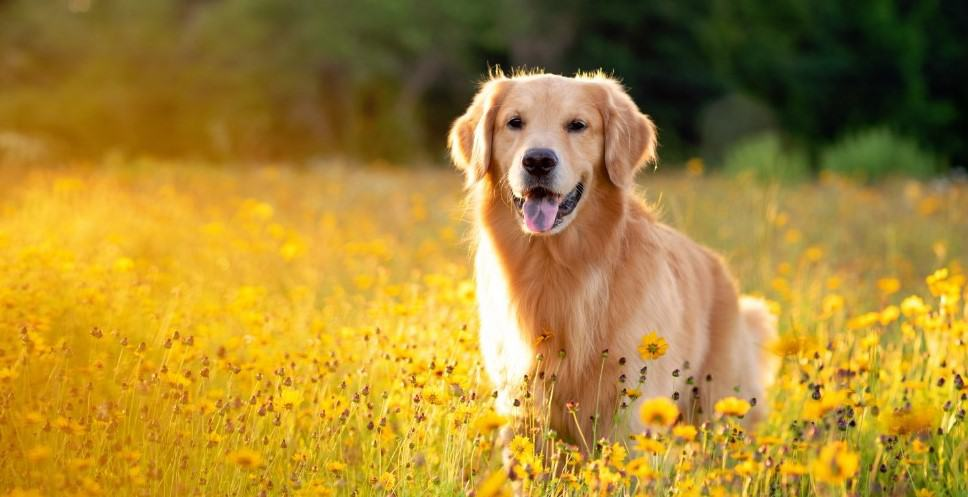
#> input picture golden.jpg, 968 x 497 px
$ jupyter execute --allow-errors Processing_image_data_for_Deep_Learning.ipynb   (shell and % lines are left out)
#> lines starting #> are read from the running program, lines starting #| are printed output that depends on the picture
# Image Processing using Deep Learning

**Topics:**

*   Reading an image file and converting it to a numpy array
*   Resizing an image
*   RGB to Grayscale conversion

import wget

[cell 1]
# getting an image using web get

url = 'https://highlandcanine.com/wp-content/uploads/2020/09/golden-retriever-in-field-of-flowers.jpg'
#> (the rest of this cell did not finish here and is left out)

**Libraries that can be used for image processing:**

1. matplotlib.image

2. Pillow

3. OpenCV (cv2)

[cell 2]
# importing the image module from matplotlib library

import matplotlib.image as mpimg
import matplotlib.pyplot as plt

[cell 3]
# loading an image through matplotlib.image module

img = mpimg.imread('golden.jpg')
#> img is the input picture: shape (497, 968, 3); mean R, G, B 167.5, 133.7, 48.4

[cell 4]
type(img)

[cell 5]
print(img.shape)
#| (497, 968, 3)

[cell 6]
print(img)
#> (printed output is left out)

[cell 7]
# displaying the image from numpy array

img_plot = plt.imshow(img)
plt.show()

### Resizing the image using Pillow library

[cell 8]
from PIL import Image

[cell 9]
img = Image.open('golden.jpg')
img_resized = img.resize((400, 400))
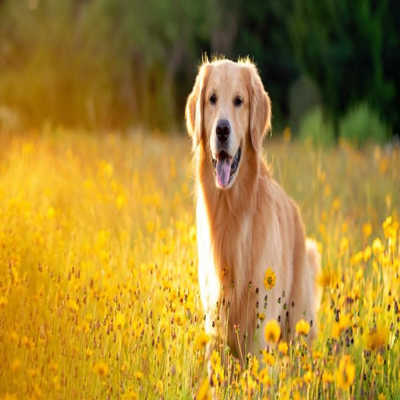
#> img_resized: PIL image 400x400 RGB; mean R, G, B 167.5, 133.7, 48.4

[cell 10]
img_resized.save('dog_image_resized.jpg')

[cell 11]
# displaying the image from numpy array

img_res = mpimg.imread('dog_image_resized.jpg')
img_res_plot = plt.imshow(img_res)
plt.show()

[cell 12]
print(img_res.shape)
#| (400, 400, 3)

**Converting RGB images to Grayscale image using OpenCV**

[cell 13]
# importing OpenCV library
import cv2

[cell 14]
img = cv2.imread('golden.jpg')

[cell 15]
type(img)

[cell 16]
img.shape
#> Out = (497, 968, 3)

Converting RGB img into B/W image

[cell 17]
grayscale_image = cv2.cvtColor(img, cv2.COLOR_RGB2GRAY)
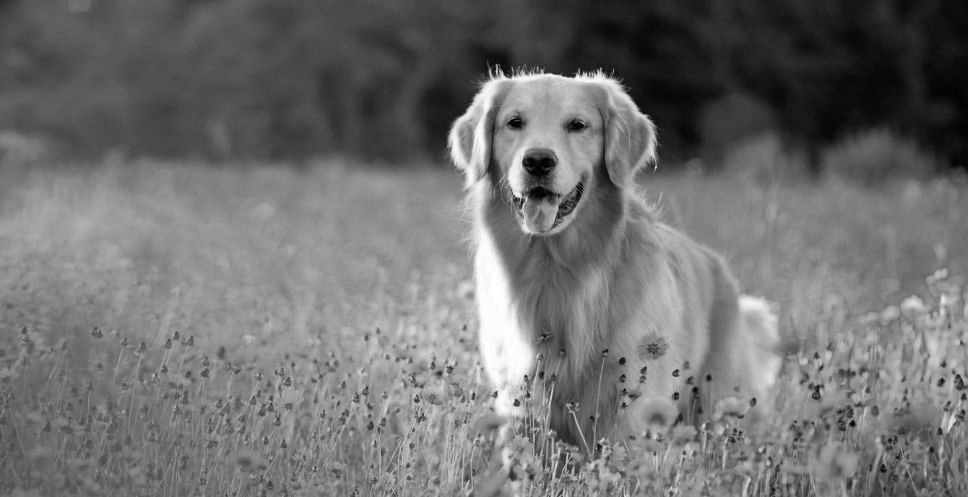
#> grayscale_image: shape (497, 968); min 0, max 255, mean 112.1

[cell 18]
type(grayscale_image)

[cell 19]
grayscale_image.shape
#> Out = (497, 968)

### Saving the Grayscale Image

[cell 20]
# displaying the image
cv2.imshow('Grayscale', grayscale_image)

[cell 21]
# saving the grayscale image
cv2.imwrite('golden_retriever_grayscale_image.jpg', grayscale_image)
#> Out = True
